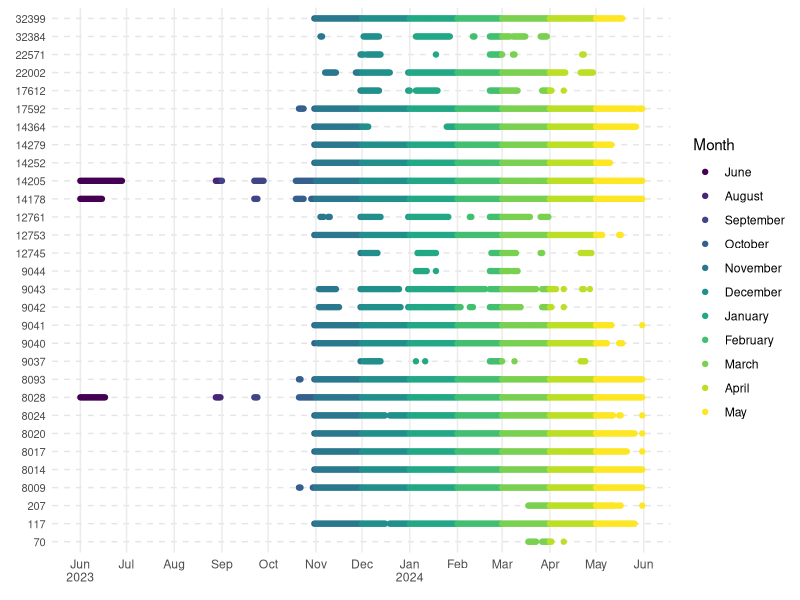
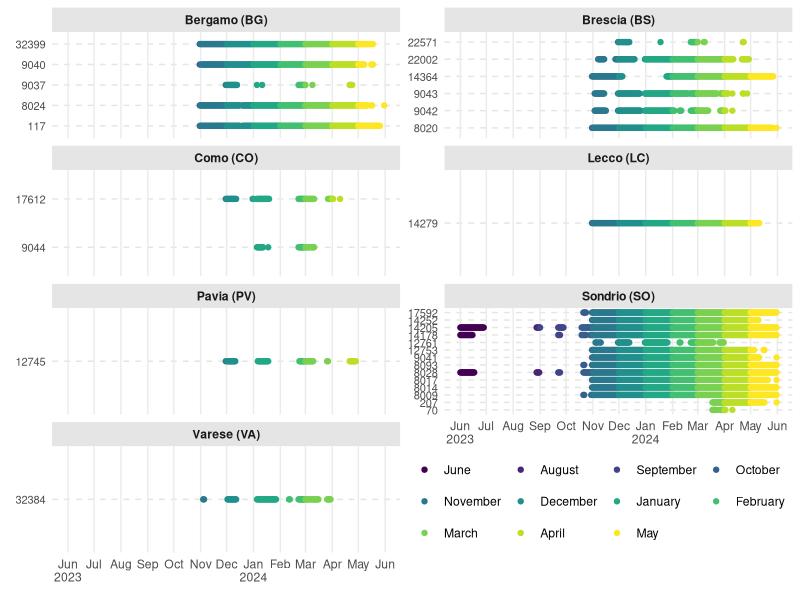
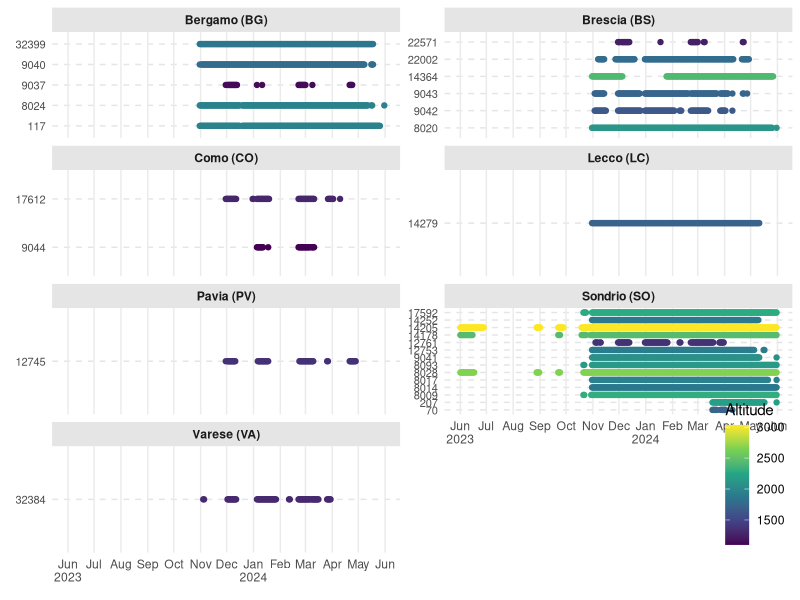
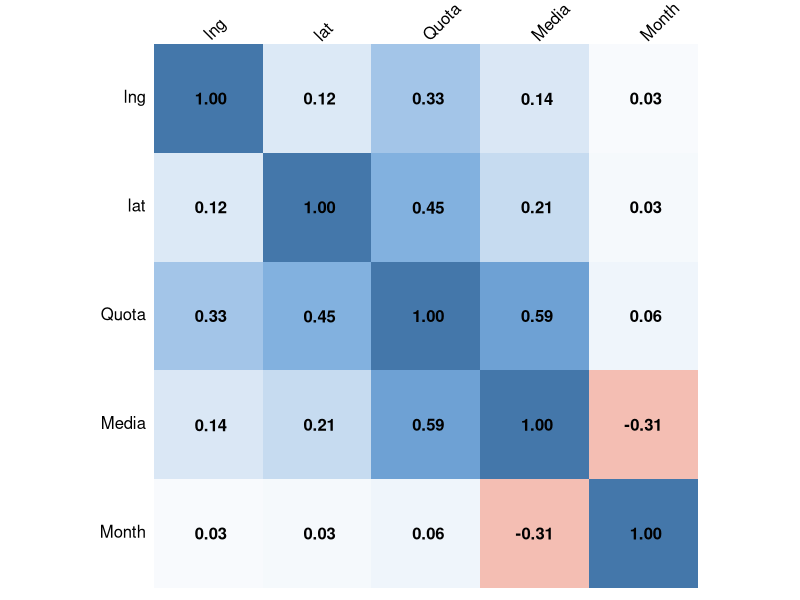
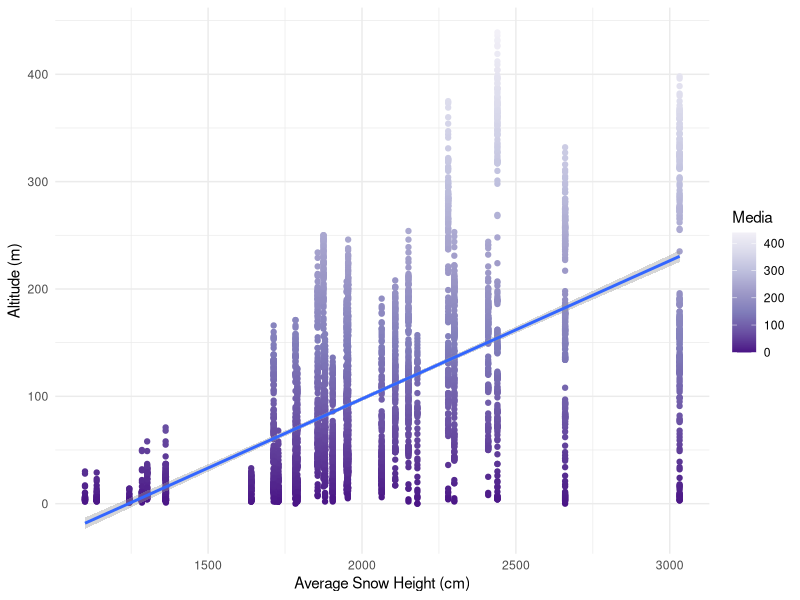
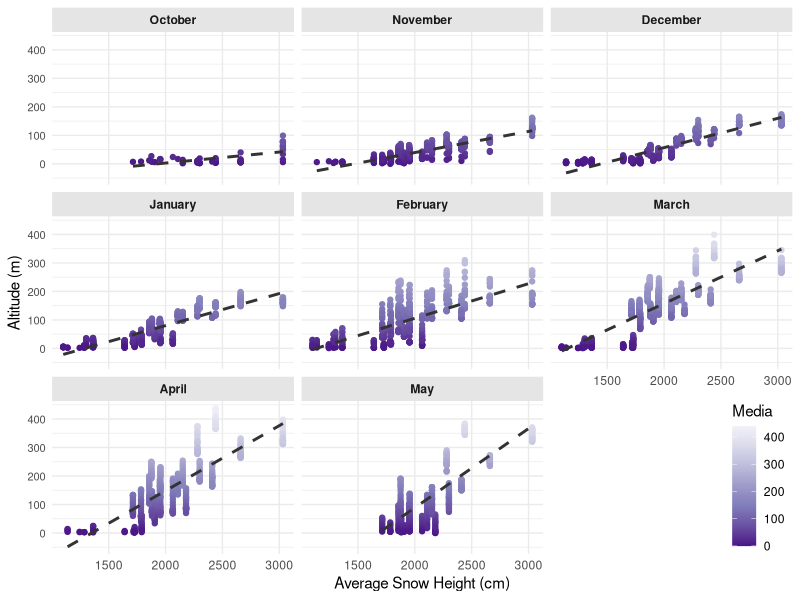
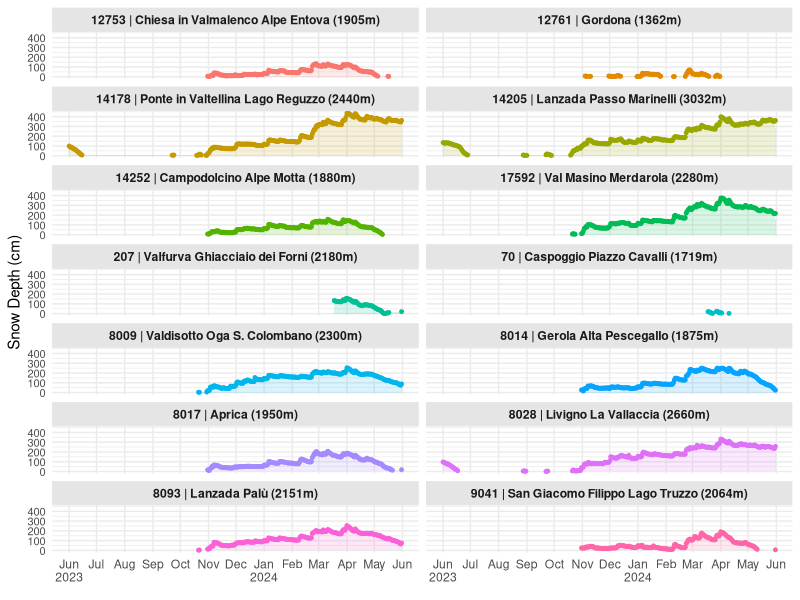
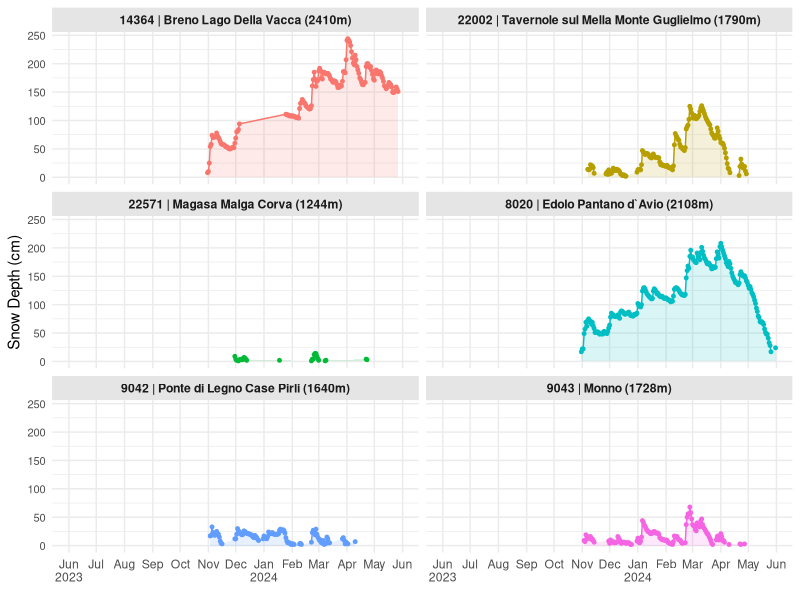

Recreate these plots in R, in order.
## ---- chunk 1
library(corrplot)
library(tidyverse)
library(sf)
Sys.setlocale("LC_TIME", "en_US")
## ---- chunk 2
snow_readings <- read.csv(
    "processed_dataset/Altezza_neve_dal_01062023_al_01062024.csv",
    header = TRUE,
    strip.white = TRUE,
    na.strings = c("-999")
)
snow_readings
## ---- chunk 3
snow_readings <- snow_readings |>
    mutate(
        IdSensore = as.factor(IdSensore),
        Data = ymd(Data),
        Stato = as.factor(Stato)
    )
## ---- chunk 4
snow_sensors <- read.csv(
    "processed_dataset//Stazioni_Idro_Nivo_Meteorologiche.csv",
    header = TRUE,
    strip.white = TRUE
)
## ---- chunk 5
snow_sensors <- snow_sensors |>
    filter(Tipologia == "Altezza Neve") |>
    mutate(
        IdSensore = as.factor(IdSensore),
        Provincia = as.factor(Provincia),
        NomeProvincia = as.factor(NomeProvincia)
    )
## ---- chunk 6
snow_readings <- snow_readings |>
    mutate(
        Month = factor(
            month(Data, label=TRUE, abbr=FALSE),
            levels = c("June", "July", "August", "September", "October", "November", "December", "January", "February", "March", "April", "May")
        )
    )
## ---- chunk 7
snow_readings |> 
    filter(Stato == "VA") |>
    ggplot(
        aes(x = Data, y = IdSensore)
    ) + geom_point(
        aes(color = Month)
    ) + scale_x_date(
        date_breaks = "1 month",
        labels = scales::label_date_short()
    ) + labs(
        x = element_blank(),
        y = element_blank()
    ) + theme_minimal() +
    theme(
        axis.text.y = element_text(size = 8),
        panel.grid.minor.x = element_blank(),
        panel.grid.major.y = element_line(color = "grey90", linetype = "dashed")
    )
## ---- chunk 8
snow_sensor_readings <- left_join(
    snow_readings,
    snow_sensors,
    join_by(IdSensore == IdSensore)
)
## ---- chunk 9
snow_time_coverage <- snow_sensor_readings |> 
    filter(Stato == "VA") |>
    mutate(
        NomeProvincia = paste(NomeProvincia, " (", Provincia, ")", sep = "")
    ) |>
    ggplot(
        aes(x = Data, y = IdSensore)
    ) + 
    geom_point(
        aes(color = Month)
    ) +
    facet_wrap(
        . ~ NomeProvincia,
        ncol = 2,
        scales = "free_y"
    ) + 
    scale_x_date(
        date_breaks = "1 month",
        labels = scales::label_date_short()
    ) + 
    labs(
        x = element_blank(),
        y = element_blank(),
        color = element_blank(),
    ) + theme_minimal() +
    theme(
        legend.position = "inside",
        legend.justification = c(1,0), legend.position.inside = c(1,0),
        legend.direction = "horizontal", legend.byrow = TRUE,
        axis.text.y = element_text(size = 8),
        panel.grid.minor.x = element_blank(),
        panel.grid.major.y = element_line(color = "grey90", linetype = "dashed"),
        strip.text = element_text(face = "bold"),
        strip.background = element_rect(fill = "gray90", color = "gray90", size = 1)
    )

snow_time_coverage
## ---- chunk 10
ggsave(
    filename = "images/snow_time_coverage.png",
    plot = snow_time_coverage,
    width = 20,
    height = 26,
    dpi = 300,
    units = "cm"
)
## ---- chunk 11
snow_time_coverage_altitude <- snow_sensor_readings |> 
    filter(Stato == "VA") |>
    mutate(
        NomeProvincia = paste(NomeProvincia, " (", Provincia, ")", sep = "")
    ) |>
    ggplot(
        aes(x = Data, y = IdSensore)
    ) +
    geom_point(
        aes(color = Quota)
    ) +
    facet_wrap(
        . ~ NomeProvincia,
        ncol = 2,
        scales = "free_y"
    ) +
    scale_x_date(
        date_breaks = "1 month",
        labels = scales::label_date_short()
    ) +
    labs(
        x = element_blank(),
        y = element_blank(),
        color = "Altitude"
    ) +
    theme_minimal() +
    theme(
        legend.position = "inside",
        legend.justification = c(1,0), legend.position.inside = c(1,0),
        axis.text.y = element_text(size = 8),
        panel.grid.minor.x = element_blank(),
        panel.grid.major.y = element_line(color = "grey90", linetype = "dashed"),
        strip.text = element_text(face = "bold"),
        strip.background = element_rect(fill = "gray90", color = "gray90", size = 1)
    ) +
    scale_color_continuous(type = "viridis")

snow_time_coverage_altitude
## ---- chunk 12
ggsave(
    filename = "images/snow_time_coverage_altitude.png",
    plot = snow_time_coverage_altitude,
    width = 20,
    height = 26,
    dpi = 300,
    units = "cm"
)
## ---- chunk 13
snow_sensor_readings_tmp <- snow_sensor_readings |>
    filter(Stato == "VA") |>
    mutate(Month = month(Data)) |>
    select(
        Media,
        Month,
        Quota,
        lng,
        lat
    )

snow_cor = cor(snow_sensor_readings_tmp, use = "complete.obs")
## ---- chunk 14
col <- colorRampPalette(c("#BB4444", "#EE9988", "#FFFFFF", "#77AADD", "#4477AA"))

corrplot(snow_cor, method = "shade", shade.col = NA, tl.col = "black", tl.srt = 45,
         col = col(200), addCoef.col = "black", cl.pos = "n", order = "AOE")
## ---- chunk 15
snow_sensor_readings |>
    filter(Stato == "VA") |>
    ggplot(
        aes(x = Quota, y = Media)
    ) +
    geom_point(
        aes(color = Media)
    ) +
    geom_smooth(
        method = "lm"
    ) +
    labs(
        x = "Average Snow Height (cm)",
        y = "Altitude (m)"
    ) +
    scale_colour_distiller(palette = "Purples") +
    theme_minimal()
## ---- chunk 16
snow_sensor_readings |>
    filter(
        Stato == "VA",
        !(Month %in% c("June", "July", "August", "September"))
    ) |>
    ggplot(
        aes(x = Quota, y = Media)
    ) +
    geom_point(
        aes(color = Media)
    ) +
    geom_smooth(
        method = "lm", se = FALSE,
        color = "gray20", linetype = "dashed"
    ) +
    facet_wrap(
        . ~ Month,
        ncol = 3
    ) +
    labs(
        x = "Average Snow Height (cm)",
        y = "Altitude (m)"
    ) +
    theme_minimal() +
    scale_colour_distiller(palette = "Purples") +
    theme(
        legend.position = "inside",
        legend.justification = c(1,0), legend.position.inside = c(1,0),
        axis.text.y = element_text(size = 8),
        panel.grid.minor.x = element_blank(),
        strip.text = element_text(face = "bold"),
        strip.background = element_rect(fill = "gray90", color = "gray90", size = 1)
    )
## ---- chunk 17
snow_depth_SO <- snow_sensor_readings |>
    filter(Provincia == "SO") |>
    mutate(
        SensorLabel = paste(IdSensore, " | ", NomeStazione, " (", Quota, "m)", sep = "")
    ) |>
    ggplot(
        aes(x = Data, y = Media)
    ) + 
    geom_area(
        aes(fill = SensorLabel),
        alpha = 0.15
    ) +
    geom_point(
        aes(color = SensorLabel),
        size = 1
    ) +
    geom_line(
        aes(color = SensorLabel)
    ) +
    facet_wrap(
        . ~ SensorLabel,
        ncol = 2
    ) +
    scale_x_date(
        date_breaks = "1 month",
        labels = scales::label_date_short()
    ) +
    labs(
        x = element_blank(),
        y = "Snow Depth (cm)",
        color = element_blank()
    ) +
    theme_minimal() +
    theme(
        legend.position = "none",
        axis.text.y = element_text(size = 8),
        panel.grid.minor.x = element_blank(),
        strip.text = element_text(face = "bold"),
        strip.background = element_rect(fill = "gray90", color = "gray90", size = 1)
    )

snow_depth_SO
## ---- chunk 18
ggsave(
    filename = "images/snow_depth_SO.jpg",
    plot = snow_depth_SO,
    width = 20,
    height = 26,
    dpi = 300,
    units = "cm"
)
## ---- chunk 19
snow_depth_BS <- snow_sensor_readings |>
    filter(Provincia == "BS") |>
    mutate(
        SensorLabel = paste(IdSensore, " | ", NomeStazione, " (", Quota, "m)", sep = "")
    ) |>
    ggplot(
        aes(x = Data, y = Media)
    ) + 
    geom_area(
        aes(fill = SensorLabel),
        alpha = 0.15
    ) +
    geom_point(
        aes(color = SensorLabel),
        size = 1
    ) +
    geom_line(
        aes(color = SensorLabel)
    ) +
    facet_wrap(
        . ~ SensorLabel,
        ncol = 2
    ) +
    scale_x_date(
        date_breaks = "1 month",
        labels = scales::label_date_short()
    ) +
    labs(
        x = element_blank(),
        y = "Snow Depth (cm)",
        color = element_blank()
    ) +
    theme_minimal() +
    theme(
        legend.position = "none",
        axis.text.y = element_text(size = 8),
        panel.grid.minor.x = element_blank(),
        strip.text = element_text(face = "bold"),
        strip.background = element_rect(fill = "gray90", color = "gray90", size = 1)
    )
snow_depth_BS
## ---- chunk 20
ggsave(
    filename = "images/snow_depth_BS.jpg",
    plot = snow_depth_BS,
    width = 20,
    height = 13,
    dpi = 300,
    units = "cm"
)
## ---- chunk 21
snow_depth_BG <- snow_sensor_readings |>
    filter(Provincia == "BG") |>
    mutate(
        SensorLabel = paste(IdSensore, " | ", NomeStazione, " (", Quota, "m)", sep = "")
    ) |>
    ggplot(
        aes(x = Data, y = Media)
    ) + 
    geom_area(
        aes(fill = SensorLabel),
        alpha = 0.15
    ) +
    geom_point(
        aes(color = SensorLabel),
        size = 1
    ) +
    geom_line(
        aes(color = SensorLabel)
    ) +
    facet_wrap(
        . ~ SensorLabel,
        ncol = 2
    ) +
    scale_x_date(
        date_breaks = "1 month",
        labels = scales::label_date_short()
    ) +
    labs(
        x = element_blank(),
        y = "Snow Depth (cm)",
        color = element_blank()
    ) +
    theme_minimal() +
    theme(
        legend.position = "none",
        axis.text.y = element_text(size = 8),
        panel.grid.minor.x = element_blank(),
        strip.text = element_text(face = "bold"),
        strip.background = element_rect(fill = "gray90", color = "gray90", size = 1)
    )
snow_depth_BG
## ---- chunk 22
ggsave(
    filename = "images/snow_depth_BG.jpg",
    plot = snow_depth_BG,
    width = 20,
    height = 13,
    dpi = 300,
    units = "cm"
)
## ---- chunk 23
snow_height_COPVVA <- snow_sensor_readings |>
    filter(Provincia %in% c("CO", "PV", "VA")) |>
    mutate(
        SensorLabel = paste(IdSensore, " | ", NomeStazione, " (", Quota, "m)", sep = ""),
        NomeProvincia = paste(NomeProvincia, " (", Provincia, ")", sep = "")
    ) |>
    ggplot(
        aes(x = Data, y = Media)
    ) + 
    geom_area(
        aes(fill = NomeProvincia),
        alpha = 0.15
    ) +
    geom_point(
        aes(color = NomeProvincia),
        size = 1
    ) +
    geom_line(
        aes(color = NomeProvincia)
    ) +
    facet_wrap(
        . ~ SensorLabel,
        ncol = 2
    ) +
    scale_x_date(
        date_breaks = "1 month",
        labels = scales::label_date_short()
    ) +
    labs(
        x = element_blank(),
        y = "Snow Depth (cm)",
        fill = element_blank(),
    ) +
    guides(
        color = "none"
    ) +
    theme_minimal() +
    theme(
        legend.position = "bottom",
        axis.text.y = element_text(size = 8),
        legend.text = element_text(size = 12),
        panel.grid.minor.x = element_blank(),
        strip.text = element_text(face = "bold"),
        strip.background = element_rect(fill = "gray90", color = "gray90", size = 1)
    )
snow_height_COPVVA
## ---- chunk 24
ggsave(
    filename = "images/snow_depth_COPVVA.jpg",
    plot = snow_height_COPVVA,
    width = 20,
    height = 9,
    dpi = 300,
    units = "cm"
)
## ---- chunk 25
monthly_snow_height <- snow_sensor_readings |>
    mutate(
        Month = month(Data),
        Year = year(Data)
    ) |>
    group_by(Provincia, NomeProvincia, Month, Year) |>
    summarise(
        Media = if (all(is.na(Media))) NA else round(mean(Media, na.rm = TRUE)),
        Max = if (all(is.na(Max))) NA else max(Max, na.rm = TRUE),
        Min = if (all(is.na(Min))) NA else min(Min, na.rm = TRUE),
        .groups = "drop"
    ) |>
    mutate(Stato = ifelse(is.na(Media), "NA", "VA"))
## ---- chunk 26
snow_depth_monthly <- monthly_snow_height |>
    mutate(
        Data = make_date(Year, Month, day = 1),
        NomeProvincia = paste(NomeProvincia, " (", Provincia, ")", sep = "")
    ) |>
    ggplot(
        aes(x = Data, y = Media)
    ) +
    geom_point(
        aes(color = NomeProvincia),
        size = 2
    ) +
    geom_line(
        aes(color = NomeProvincia)
    ) +
    geom_smooth(
        method = "lm", se = FALSE,
        color = "gray20", linetype = "dashed"
    ) +
    facet_wrap(
        . ~ NomeProvincia,
        ncol = 3
    ) +
    scale_x_date(
        date_breaks = "1 month",
        labels = scales::label_date_short()
    ) +
    labs(
        x = element_blank(),
        y = "Snow Depth (cm)",
        color = element_blank()
    ) +
    theme_minimal() +
    theme(
        legend.position = "none",
        axis.text.y = element_text(size = 8),
        panel.grid.minor.x = element_blank(),
        strip.text = element_text(face = "bold"),
        strip.background = element_rect(fill = "gray90", color = "gray90", size = 1)
    )
snow_depth_monthly
## ---- chunk 27
ggsave(
    filename = "images/snow_depth_monthly.jpg",
    plot = snow_depth_monthly,
    width = 24,
    height = 14,
    dpi = 300,
    units = "cm"
)
## ---- chunk 28
snow_region_monthly <- monthly_snow_height |>
    group_by(Month, Year) |>
    summarise(
        Totale = if (all(is.na(Media))) NA else sum(Media, na.rm = TRUE),
        Max = if (all(is.na(Max))) NA else max(Max, na.rm = TRUE),
        Min = if (all(is.na(Min))) NA else min(Min, na.rm = TRUE),
        .groups = "drop"
    ) |>
    mutate(Stato = ifelse(is.na(Totale), "NA", "VA"))
## ---- chunk 29
snow_region_monthly |>
    filter(Stato == "VA") |>
    mutate(
        Data = make_date(Year, Month, day = 1)
    ) |>
    ggplot(
        aes(x = Data, y = Totale)
    ) +
    geom_smooth(
        method = "lm", se = FALSE,
        color = "gray20", linetype = "dashed"
    ) +
    geom_point(
        size = 2
    ) +
    geom_line() +
    scale_x_date(
        date_breaks = "1 month",
        labels = scales::label_date_short()
    ) +
    labs(
        x = element_blank(),
        y = "Snow Depth (cm)",
        color = element_blank()
    ) +
    theme_minimal() +
    theme(
        legend.position = "none",
        axis.text.y = element_text(size = 8),
        panel.grid.minor.x = element_blank()
    )
## ---- chunk 30
snow_sensor_readings$AltitudeRange <- cut(
    snow_sensor_readings$Quota,
    breaks = seq(0, 3200, by = 800),
    labels = c("0-800m", "800-1600m", "1600-2400m", "2400-3200m")
)

snow_altitude_periods <- snow_sensor_readings |>
    filter(
        Stato == "VA",
        !(Month %in% c("June", "July", "August", "September"))
    ) |>
    ggplot(
        aes(x = AltitudeRange, y = Media)
    ) +
    geom_boxplot(
        aes(fill = AltitudeRange)
    ) +
    facet_wrap(
        . ~ Month,
        ncol = 3
    ) +
    labs(
        x = element_blank(), y = "Snow Depth (cm)"
    ) +
    scale_fill_brewer(palette = "Purples") +
    theme_minimal() +
    theme(
        legend.position = "none",
        axis.text.y = element_text(size = 8),
        panel.grid.minor.x = element_blank(),
        strip.text = element_text(face = "bold"),
        strip.background = element_rect(fill = "gray90", color = "gray90", size = 1)
    )
snow_altitude_periods
## ---- chunk 31
ggsave(
    filename = "images/snow_altitude_periods.jpg",
    plot = snow_altitude_periods,
    width = 24,
    height = 14,
    dpi = 300,
    units = "cm"
)
## ---- chunk 32
monthly_snow_height <- snow_sensor_readings |>
    mutate(
        Month = month(Data),
        Year = year(Data)
    ) |>
    group_by(IdSensore, NomeStazione, Quota, Month, Year) |>
    summarise(
        Media = if (all(is.na(Media))) NA else round(mean(Media, na.rm = TRUE)),
        Max = if (all(is.na(Max))) NA else max(Max, na.rm = TRUE),
        Min = if (all(is.na(Min))) NA else min(Min, na.rm = TRUE),
        .groups = "drop"
    ) |>
    mutate(Stato = ifelse(is.na(Media), "NA", "VA"))
## ---- chunk 33
monthly_snow_height$AltitudeRange <- cut(
    monthly_snow_height$Quota,
    breaks = seq(0, 3200, by = 800),
    labels = c("0-800m", "800-1600m", "1600-2400m", "2400-3200m")
)

snow_altitude_sensors <- monthly_snow_height |>
    filter(Stato == "VA") |>
    mutate(
        Data = make_date(Year, Month, day = 1)
    ) |>
    ggplot(
        aes(x = Data, y = Media)
    ) +
    geom_density(
        stat = "identity",
        aes(color = IdSensore, fill = IdSensore),
        alpha = 0.15
    ) +
    facet_wrap(
        . ~ AltitudeRange,
        ncol = 3
    ) +
    scale_x_date(
        date_breaks = "1 month",
        labels = scales::label_date_short()
    ) +
    labs(
        x = element_blank(),
        y = "Average Snow Depth (cm)",
        color = element_blank()
    ) +
    theme_minimal() +
    theme(
        legend.position = "none",
        axis.text.y = element_text(size = 8),
        panel.grid.minor.x = element_blank(),
        strip.text = element_text(face = "bold"),
        strip.background = element_rect(fill = "gray90", color = "gray90", size = 1)
    )
snow_altitude_sensors
## ---- chunk 34
ggsave(
    filename = "images/snow_altitude_sensors.jpg",
    plot = snow_altitude_sensors,
    width = 24,
    height = 8,
    dpi = 300,
    units = "cm"
)
## ---- chunk 35
snow_altitude_monthly <- monthly_snow_height |>
    group_by(Month, Year, AltitudeRange) |>
    summarise(
        Media = if (all(is.na(Media))) NA else round(mean(Media, na.rm = TRUE)),
        Max = if (all(is.na(Max))) NA else max(Max, na.rm = TRUE),
        Min = if (all(is.na(Min))) NA else min(Min, na.rm = TRUE),
        .groups = "drop"
    ) |>
    mutate(Stato = ifelse(is.na(Media), "NA", "VA"))
## ---- chunk 36
snow_depth_altitude_monthly <- snow_altitude_monthly |>
    filter(Stato == "VA") |>
    mutate(
        Data = make_date(Year, Month, day = 1)
    ) |>
    ggplot(
        aes(x = Data, y = Media)
    ) +
    geom_density(
        stat = "identity",
        aes(color = AltitudeRange, fill = AltitudeRange),
        alpha = 0.15
    ) +
    geom_point(
        aes(color = AltitudeRange),
        size = 2
    ) +
    facet_wrap(
        . ~ AltitudeRange,
        ncol = 3
    ) +
    scale_x_date(
        date_breaks = "1 month",
        labels = scales::label_date_short()
    ) +
    labs(
        x = element_blank(),
        y = "Average Snow Height (cm)",
        color = element_blank()
    ) +
    theme_minimal() +
    theme(
        legend.position = "none",
        axis.text.y = element_text(size = 8),
        panel.grid.minor.x = element_blank(),
        strip.text = element_text(face = "bold"),
        strip.background = element_rect(fill = "gray90", color = "gray90", size = 1)
    )
snow_depth_altitude_monthly
## ---- chunk 37
ggsave(
    filename = "images/snow_depth_altitude_monthly.jpg",
    plot = snow_depth_altitude_monthly,
    width = 24,
    height = 6,
    dpi = 300,
    units = "cm"
)
